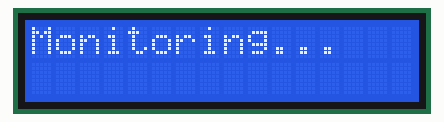
Simulated run of this sketch. Board: Arduino Uno, built with avr-gcc and run on an emulated ATmega328P. On the bench: 16×2 character LCD. Random numbers use the default seed unless the sketch sets one; what the sketch prints to the serial monitor is not drawn.

Above: at 0.1 s.
At 2.1 s:
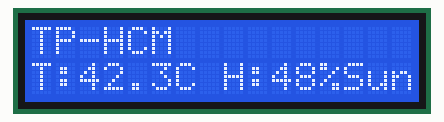
At 8.1 s:
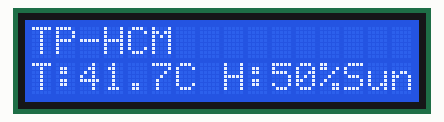
At 12.2 s:
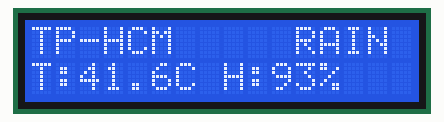
At 16.2 s:
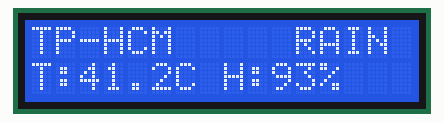
At 30.2 s:
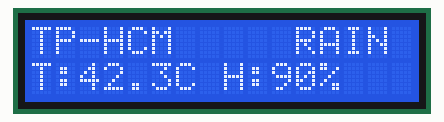

Measured:
- what the display in image 1 shows lasts 2.0 s, from 2.1 s to 4.1 s

The sketch:

Temp-Rain-TP-HOCHIMINH.ino
```cpp
// Code Arduino cho tp Hồ Chí Minh
#include <LiquidCrystal.h>
#include <DHT.h>

// Chân cảm biến DHT11
#define DHTPIN A0
#define DHTTYPE DHT11

// Chân cảm biến mưa
#define RAINPIN 8

// Chân LCD (RS, E, D4, D5, D6, D7)
LiquidCrystal lcd(12, 11, 5, 4, 3, 2);

// Hằng số khu vực
const String LOCATION = "TP-HCM";
// Biến lưu trạng thái hiện tại
float currentTemp = 35.0;   // nhiệt độ hiện tại (độ C)
float currentHum = 65.0;    // độ ẩm hiện tại (%)
int currentRain = 0;        // 0: không mưa, 1: có mưa

void setup() {
  Serial.begin(9600);
  lcd.begin(16, 2);
  pinMode(RAINPIN, INPUT_PULLUP);
  randomSeed(analogRead(A5));     // Khởi tạo bộ sinh số ngẫu nhiên
  // Khởi tạo giá trị ngẫu nhiên ban đầu trong khoảng thực tế
  currentTemp = random(320, 430) / 10.0;   // 18.0 - 43.0
  currentHum = random(400, 700) / 10.0;    // 40.0 - 70.0
  currentRain = random(0, 2);              // 0 hoặc 1
  lcd.print("Monitoring...");
  delay(2000);
}

// Hàm cập nhật nhiệt độ: thay đổi nhỏ ngẫu nhiên trong khoảng -0.5..0.5 độ
void updateTemperature() {
  float delta = (random(-50, 51)) / 100.0;  // -0.5 đến 0.5
  currentTemp += delta;
  // Giới hạn trong khoảng 15-40 độ C
  if (currentTemp < 32.0) currentTemp = 32.0;
  if (currentTemp > 43.0) currentTemp = 43.0;
}

// Hàm cập nhật độ ẩm: dựa trên nhiệt độ và trạng thái mưa
void updateHumidity() {
  // Độ ẩm cơ bản giảm khi nhiệt độ tăng (xu hướng ngược)
  float baseHum = 80.0 - (currentTemp - 20.0) * 1.5;
  if (baseHum < 30.0) baseHum = 30.0;
  if (baseHum > 95.0) baseHum = 95.0;

  // Nếu đang mưa, độ ẩm tăng lên 85-100%
  if (currentRain == 1) {
    baseHum = random(850, 1000) / 10.0;  // 85.0 - 100.0
  } else {
    // Thêm nhiễu ngẫu nhiên nhỏ ±3%
    float noise = (random(-30, 31)) / 10.0;
    baseHum += noise;
  }

  // Giới hạn độ ẩm 20-100%
  if (baseHum < 20.0) baseHum = 20.0;
  if (baseHum > 100.0) baseHum = 90.0;
  currentHum = baseHum;
}

// Hàm cập nhật trạng thái mưa: xác suất thay đổi nhỏ, và có thể duy trì trạng thái
void updateRain() {
  // Xác suất thay đổi trạng thái mưa: 5% mỗi lần loop
  if (random(100) < 5) {
    currentRain = 1 - currentRain;  // đảo trạng thái
  }
  // Nếu đang mưa, có thể tiếp tục mưa hoặc tạnh; không làm gì thêm
}

void loop() {
  // Cập nhật dữ liệu với mức độ thay đổi nhỏ
  updateTemperature();
  updateRain();       // cập nhật trạng thái mưa trước vì nó ảnh hưởng độ ẩm
  updateHumidity();   // độ ẩm phụ thuộc nhiệt độ và mưa

  // Gửi dữ liệu qua Serial (cho Python)
  Serial.print("LOCATION:");
  Serial.print(LOCATION);
  Serial.print("|NHIETDO:");
  Serial.print(currentTemp, 1);
  Serial.print("|DOAM:");
  Serial.print(currentHum, 0);
  Serial.print("|MUA:");
  Serial.println(currentRain);

  // Hiển thị lên LCD
  lcd.clear();
  lcd.setCursor(0, 0);
  lcd.print(LOCATION);
  lcd.setCursor(0, 1);
  lcd.print("T:");
  lcd.print(currentTemp, 1);
  lcd.print("C H:");
  lcd.print(currentHum, 0);
  lcd.print("%");
  if (currentRain == 1) {
    lcd.setCursor(11, 0);
    lcd.print("RAIN");
  } else {
    lcd.print("Sunny Day");
  }

  delay(2000); // cập nhật dữ liệu mỗi 2s
}
```
